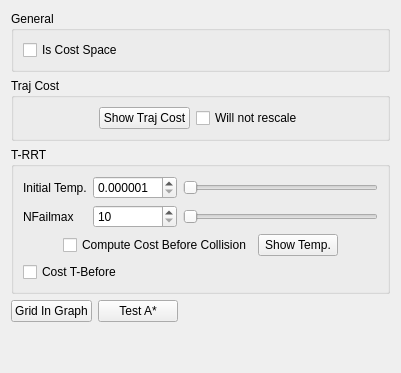
              <widget class="QWidget" name="tab_12">
               <attribute name="title">
                <string>General</string>
               </attribute>
               <layout class="QVBoxLayout" name="verticalLayout_9">
                <item>
                 <widget class="QGroupBox" name="groupBox_22">
                  <property name="title">
                   <string>General</string>
                  </property>
                  <layout class="QGridLayout" name="gridLayout_25">
                   <item row="0" column="0">
                    <widget class="QCheckBox" name="isCostSpaceCopy">
                     <property name="text">
                      <string>Is Cost Space</string>
                     </property>
                    </widget>
                   </item>
                  </layout>
                 </widget>
                </item>
                <item>
                 <widget class="QGroupBox" name="groupBox_7">
                  <property name="title">
                   <string>Traj Cost</string>
                  </property>
                  <layout class="QHBoxLayout" name="horizontalLayout_9">
                   <item>
                    <spacer name="horizontalSpacer_3">
                     <property name="orientation">
                      <enum>Qt::Horizontal</enum>
                     </property>
                     <property name="sizeHint" stdset="0">
                      <size>
                       <width>40</width>
                       <height>20</height>
                      </size>
                     </property>
                    </spacer>
                   </item>
                   <item>
                    <widget class="QPushButton" name="pushButtonShowTrajCost">
                     <property name="text">
                      <string>Show Traj Cost</string>
                     </property>
                    </widget>
                   </item>
                   <item>
                    <widget class="QCheckBox" name="checkBoxRescale">
                     <property name="text">
                      <string>Will not rescale</string>
                     </property>
                    </widget>
                   </item>
                   <item>
                    <spacer name="horizontalSpacer_2">
                     <property name="orientation">
                      <enum>Qt::Horizontal</enum>
                     </property>
                     <property name="sizeHint" stdset="0">
                      <size>
                       <width>40</width>
                       <height>20</height>
                      </size>
                     </property>
                    </spacer>
                   </item>
                  </layout>
                 </widget>
                </item>
                <item>
                 <widget class="QGroupBox" name="groupBox_10">
                  <property name="title">
                   <string>T-RRT</string>
                  </property>
                  <layout class="QVBoxLayout" name="verticalLayout_10">
                   <item>
                    <layout class="QGridLayout" name="gridLayout_4">
                     <item row="0" column="0">
                      <widget class="QLabel" name="label_6">
                       <property name="text">
                        <string>Initial Temp.</string>
                       </property>
                      </widget>
                     </item>
                     <item row="0" column="1">
                      <widget class="QDoubleSpinBox" name="doubleSpinBoxInitTemp">
                       <property name="decimals">
                        <number>6</number>
                       </property>
                       <property name="minimum">
                        <double>0.000001000000000</double>
                       </property>
                       <property name="maximum">
                        <double>10.000000000000000</double>
                       </property>
                       <property name="singleStep">
                        <double>0.000001000000000</double>
                       </property>
                      </widget>
                     </item>
                     <item row="0" column="2">
                      <widget class="QSlider" name="horizontalSliderInitTemp">
                       <property name="maximum">
                        <number>10000000</number>
                       </property>
                       <property name="orientation">
                        <enum>Qt::Horizontal</enum>
                       </property>
                      </widget>
                     </item>
                     <item row="1" column="0">
                      <widget class="QLabel" name="label_7">
                       <property name="text">
                        <string>NFailmax</string>
                       </property>
                      </widget>
                     </item>
                     <item row="1" column="1">
                      <widget class="QDoubleSpinBox" name="doubleSpinBoxNFailMax">
                       <property name="decimals">
                        <number>0</number>
                       </property>
                       <property name="minimum">
                        <double>10.000000000000000</double>
                       </property>
                       <property name="maximum">
                        <double>10000.000000000000000</double>
                       </property>
                       <property name="singleStep">
                        <double>10.000000000000000</double>
                       </property>
                      </widget>
                     </item>
                     <item row="1" column="2">
                      <widget class="QSlider" name="horizontalSliderNFailMax">
                       <property name="maximum">
                        <number>500</number>
                       </property>
                       <property name="orientation">
                        <enum>Qt::Horizontal</enum>
                       </property>
                      </widget>
                     </item>
                    </layout>
                   </item>
                   <item>
                    <layout class="QHBoxLayout" name="horizontalLayout_10">
                     <item>
                      <spacer name="horizontalSpacer_4">
                       <property name="orientation">
                        <enum>Qt::Horizontal</enum>
                       </property>
                       <property name="sizeHint" stdset="0">
                        <size>
                         <width>40</width>
                         <height>20</height>
                        </size>
                       </property>
                      </spacer>
                     </item>
                     <item>
                      <widget class="QCheckBox" name="checkBoxCostBefore">
                       <property name="text">
                        <string>Compute Cost Before Collision</string>
                       </property>
                      </widget>
                     </item>
                     <item>
                      <widget class="QPushButton" name="pushButtonShowTemp">
                       <property name="text">
                        <string>Show Temp.</string>
                       </property>
                      </widget>
                     </item>
                     <item>
                      <spacer name="horizontalSpacer_5">
                       <property name="orientation">
                        <enum>Qt::Horizontal</enum>
                       </property>
                       <property name="sizeHint" stdset="0">
                        <size>
                         <width>40</width>
                         <height>20</height>
                        </size>
                       </property>
                      </spacer>
                     </item>
                    </layout>
                   </item>
                   <item>
                    <widget class="QCheckBox" name="isCostTransition">
                     <property name="text">
                      <string>Cost T-Before</string>
                     </property>
                    </widget>
                   </item>
                  </layout>
                 </widget>
                </item>
                <item>
                 <layout class="QHBoxLayout" name="horizontalLayout_14">
                  <item>
                   <widget class="QPushButton" name="pushButtonGridInGraph">
                    <property name="text">
                     <string>Grid In Graph</string>
                    </property>
                   </widget>
                  </item>
                  <item>
                   <widget class="QPushButton" name="pushButtonAStar">
                    <property name="text">
                     <string>Test A*</string>
                    </property>
                   </widget>
                  </item>
                  <item>
                   <spacer name="horizontalSpacer_15">
                    <property name="orientation">
                     <enum>Qt::Horizontal</enum>
                    </property>
                    <property name="sizeHint" stdset="0">
                     <size>
                      <width>40</width>
                      <height>20</height>
                     </size>
                    </property>
                   </spacer>
                  </item>
                 </layout>
                </item>
                <item>
                 <spacer name="verticalSpacer_2">
                  <property name="orientation">
                   <enum>Qt::Vertical</enum>
                  </property>
                  <property name="sizeHint" stdset="0">
                   <size>
                    <width>20</width>
                    <height>40</height>
                   </size>
                  </property>
                 </spacer>
                </item>
               </layout>
              </widget>
